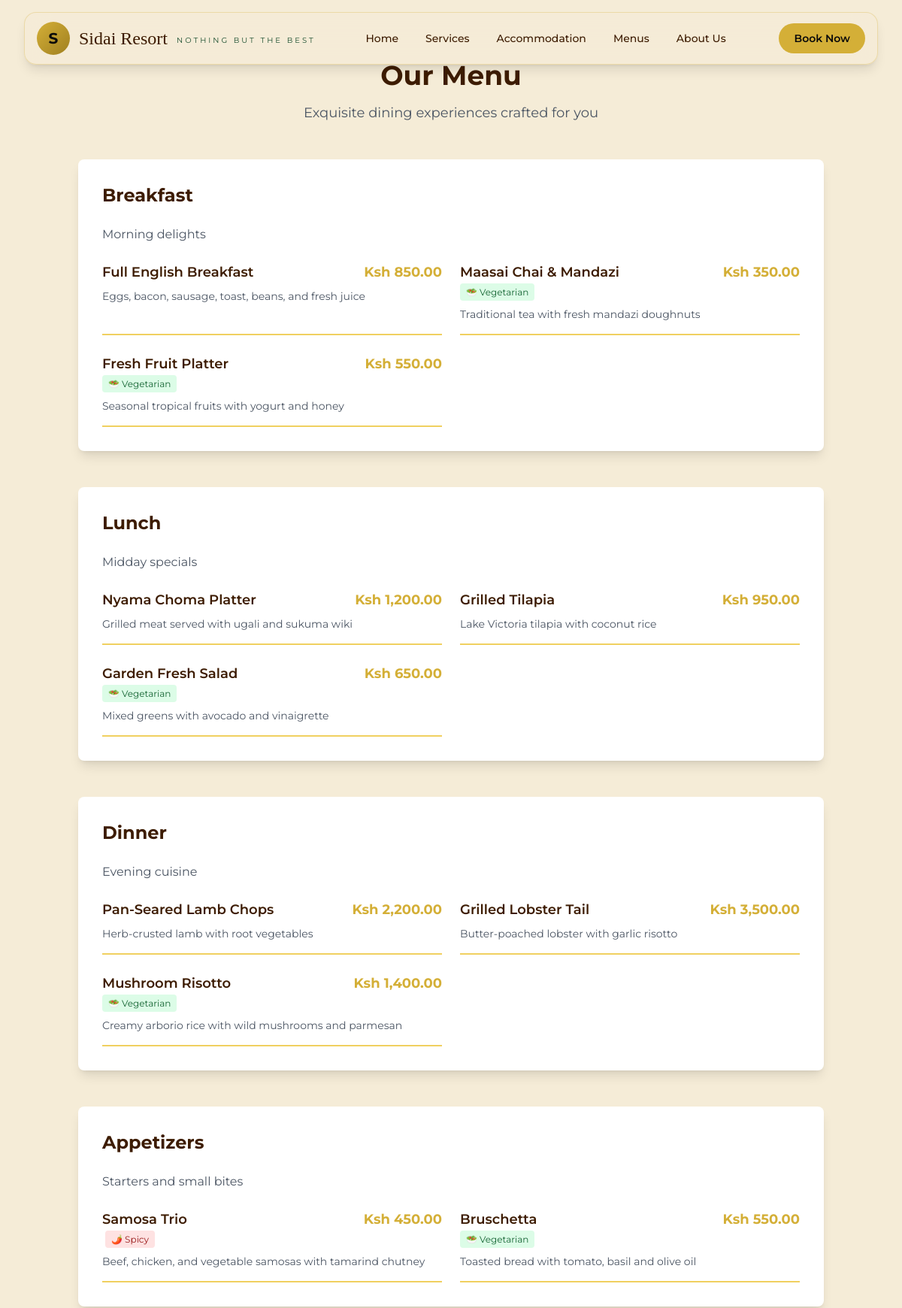
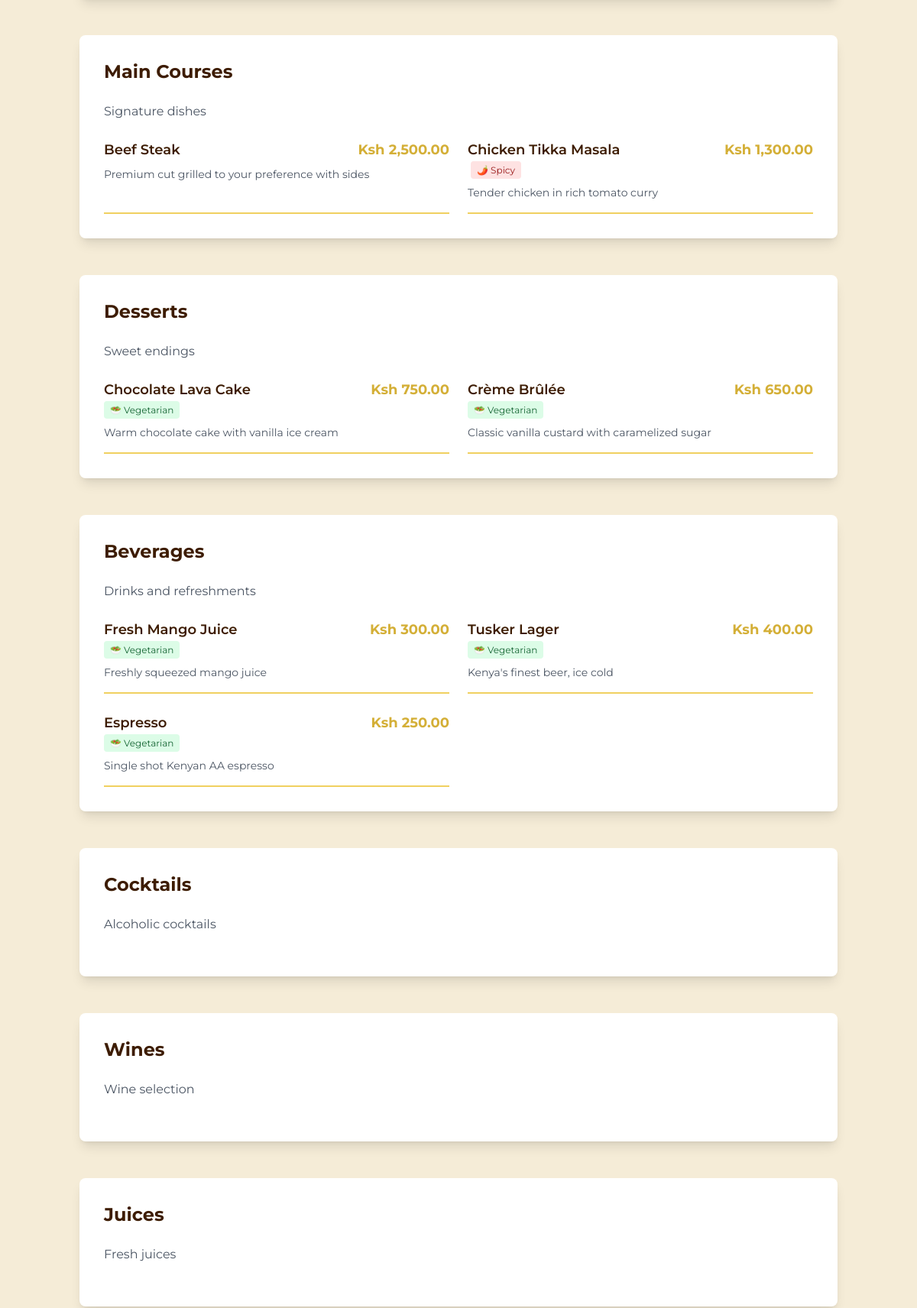
The page /menu (upper part) on the database its author committed (2 pictures, top to bottom).
### tables this page shows
CREATE TABLE IF NOT EXISTS menu_categories (
  id INT UNSIGNED AUTO_INCREMENT PRIMARY KEY,
  name VARCHAR(100) NOT NULL,
  description TEXT,
  sort_order INT DEFAULT 0,
  is_active TINYINT(1) DEFAULT 1,
  KEY idx_sort (sort_order)
);

CREATE TABLE IF NOT EXISTS menu_items (
  id INT UNSIGNED AUTO_INCREMENT PRIMARY KEY,
  category_id INT UNSIGNED NOT NULL,
  name VARCHAR(150) NOT NULL,
  description TEXT,
  price DECIMAL(8,2) NOT NULL,
  image VARCHAR(255),
  is_vegetarian TINYINT(1) DEFAULT 0,
  is_spicy TINYINT(1) DEFAULT 0,
  is_available TINYINT(1) DEFAULT 1,
  allergen_info VARCHAR(255),
  sort_order INT DEFAULT 0,
  created_at TIMESTAMP DEFAULT CURRENT_TIMESTAMP,
  FOREIGN KEY (category_id) REFERENCES menu_categories(id) ON DELETE CASCADE,
  KEY idx_category (category_id),
  KEY idx_available (is_available)
);

### app/includes/autoload.php (called while the page is built, shortened)
<?php declare(strict_types=1);
spl_autoload_register(static function (string $class): void {
    $prefix = 'App\\';
    $relative = substr($class, strlen($prefix));
    $segments = explode('\\', $relative);
    if (isset($segments[0])) {
        $segments[0] = strtolower($segments[0]);
    }
    $path = dirname(__DIR__) . '/' . implode('/', $segments) . '.php';
});

### app/core/Database.php (called while the page is built, shortened)
<?php declare(strict_types=1);
final class Database
{
    private static ?self $instance = null;
    private PDO $pdo;
    private function __construct()
    {
        try {
            $this->pdo = new PDO(
                DB_DSN,
                DB_USER,
                DB_PASSWORD,
                [
                    PDO::ATTR_ERRMODE => PDO::ERRMODE_EXCEPTION,
                    PDO::ATTR_DEFAULT_FETCH_MODE => PDO::FETCH_ASSOC,
                    PDO::ATTR_EMULATE_PREPARES => false,
                ]
            );
            $this->pdo->exec("SET time_zone = '+03:00'");
        } catch (PDOException $exception) {
            log_error('Database connection failed.', $exception);
            throw new RuntimeException('A database connection error occurred.');
        }
    }
    public static function getInstance(): self
    {
        if (self::$instance === null) {
            self::$instance = new self();
        }
        return self::$instance;
    }
    public function query(string $sql, array $params = []): \PDOStatement
    {
        try {
            $statement = $this->pdo->prepare($sql);
            $statement->execute($params);
            return $statement;
        } catch (PDOException $exception) {
            log_error('Database query failed.', $exception);
            throw $exception;
        }
    }
    public function queryAll(string $sql, array $params = []): array
    {
        return $this->query($sql, $params)->fetchAll();
    }
}

### app/models/MenuCategory.php (called while the page is built, shortened)
<?php declare(strict_types=1);
class MenuCategory
{
    private Database $database;
    public function __construct(?Database $database = null)
    {
        $this->database = $database ?? Database::getInstance();
    }
    public function getAll(): array
    {
        return $this->database->queryAll(
            'SELECT * FROM menu_categories WHERE is_active = 1 ORDER BY sort_order ASC'
        );
    }
}

### app/models/MenuItem.php (called while the page is built, shortened)
<?php declare(strict_types=1);
class MenuItem
{
    private Database $database;
    public function __construct(?Database $database = null)
    {
        $this->database = $database ?? Database::getInstance();
    }
    public function getAll(int $limit = 1000): array
    {
        return $this->database->queryAll(
            'SELECT m.*, c.name as category_name FROM menu_items m
             JOIN menu_categories c ON m.category_id = c.id
             WHERE m.is_available = 1 ORDER BY m.sort_order ASC LIMIT :limit',
            [':limit' => $limit]
        );
    }
}

### app/config/constants.php (called while the page is built, shortened)
<?php declare(strict_types=1);
if (!function_exists('format_kes')) {
    function format_kes(float|int|string $amount): string
    {
        return 'Ksh ' . number_format((float)$amount, 2, '.', ',');
    }
}

### public/menu.php (the view, shortened to what this page needs)
<?php declare(strict_types=1);
$categoryModel = new MenuCategory();
$itemModel = new MenuItem();
$categories = $categoryModel->getAll();
$allItems = $itemModel->getAll();
?>
<!DOCTYPE html>
<html lang="en">
<head>
    <?php include APP_PATH . '/includes/head.php'; ?>
</head>
<body>
    <?php include APP_PATH . '/includes/header.php'; ?>
    <main class="min-h-screen bg-cream pt-20 pb-10">
        <div class="container mx-auto px-4">
            <div class="text-center mb-12">
                <h1 class="text-4xl font-playfair font-bold text-forest-green mb-4">Our Menu</h1>
                <p class="text-lg text-gray-600">Exquisite dining experiences crafted for you</p>
            </div>
            <?php if (!empty($categories)): ?>
                <div class="grid grid-cols-1 gap-12">
                    <?php foreach ($categories as $category): ?>
                        <section class="bg-white rounded-lg shadow-lg p-8">
                            <h2 class="text-2xl font-playfair font-bold text-forest-green mb-6">
                                <?php echo htmlspecialchars($category['name']); ?>
                            </h2>
                            <?php if ($category['description']): ?>
                                <p class="text-gray-600 mb-6"><?php echo htmlspecialchars($category['description']); ?></p>
                            <?php endif; ?>
                            <div class="grid grid-cols-1 md:grid-cols-2 gap-6">
                                <?php
                                $categoryItems = array_filter($allItems, fn($item) => $item['category_id'] == $category['id']);
                                foreach ($categoryItems as $item):
                                ?>
                                    <div class="border-b-2 border-gold-light pb-4">
                                        <div class="flex justify-between items-start mb-2">
                                            <div>
                                                <h3 class="text-lg font-semibold text-forest-green">
                                                    <?php echo htmlspecialchars($item['name']); ?>
                                                </h3>
                                                <?php if ($item['is_vegetarian']): ?>
                                                    <span class="text-xs bg-green-100 text-green-800 px-2 py-1 rounded">🥗 Vegetarian</span>
                                                <?php endif; ?>
                                                <?php if ($item['is_spicy']): ?>
                                                    <span class="text-xs bg-red-100 text-red-800 px-2 py-1 rounded ml-1">🌶️ Spicy</span>
                                                <?php endif; ?>
                                            </div>
                                            <span class="text-lg font-bold text-gold"><?php echo format_kes($item['price']); ?></span>
                                        </div>
                                        <?php if ($item['description']): ?>
                                            <p class="text-sm text-gray-600"><?php echo htmlspecialchars($item['description']); ?></p>
                                        <?php endif; ?>
                                    </div>
                                <?php endforeach; ?>
                            </div>
                        </section>
                    <?php endforeach; ?>
                </div>
            <?php else: ?>
                <div class="bg-white rounded-lg shadow-lg p-8 text-center">
                    <p class="text-gray-600">Menu coming soon!</p>
                </div>
            <?php endif; ?>
        </div>
    </main>
    <?php include APP_PATH . '/includes/footer.php'; ?>
</body>
</html>

### public/assets/css/app.css (style rules this page uses)
:root { --gold: #D4AF37; --gold-light: #F0D060; --gold-dark: #A08020; --forest: #1A4D2E; --earth: #8B2500; --cream: #F5ECD7; --cream-dark: #E8D5B5; --brown: #3D1C02; --safari: #1E6FAC; --night: #0A0A0A; }
* { box-sizing: border-box; }
html, body { margin: 0; padding: 0; }
body { background: var(--cream); color: var(--brown); -webkit-text-size-adjust: 100%; -webkit-tap-highlight-color: transparent; overflow-x: hidden; }
main { min-height: 60dvh; }

### app/includes/head.php (style rules this page uses)
:root { color-scheme: light; }
body { margin: 0; background: #F5ECD7; }
.critical-shell { min-height: 100dvh; }

### rows shown on the page
menu_categories: name "Breakfast", description "Morning delights"
menu_items: name "Full English Breakfast", price "Ksh 850.00", description "Eggs, bacon, sausage, toast, beans, and fresh juice"
menu_items: name "Maasai Chai & Mandazi", is_vegetarian "🥗 Vegetarian", price "Ksh 350.00", description "Traditional tea with fresh mandazi doughnuts"
menu_items: name "Fresh Fruit Platter", is_vegetarian "🥗 Vegetarian", price "Ksh 550.00", description "Seasonal tropical fruits with yogurt and honey"
menu_categories: name "Lunch", description "Midday specials"
menu_items: name "Nyama Choma Platter", price "Ksh 1,200.00", description "Grilled meat served with ugali and sukuma wiki"
menu_items: name "Grilled Tilapia", price "Ksh 950.00", description "Lake Victoria tilapia with coconut rice"
menu_items: name "Garden Fresh Salad", is_vegetarian "🥗 Vegetarian", price "Ksh 650.00", description "Mixed greens with avocado and vinaigrette"
menu_categories: name "Dinner", description "Evening cuisine"
menu_items: name "Pan-Seared Lamb Chops", price "Ksh 2,200.00", description "Herb-crusted lamb with root vegetables"
menu_items: name "Grilled Lobster Tail", price "Ksh 3,500.00", description "Butter-poached lobster with garlic risotto"
menu_items: name "Mushroom Risotto", is_vegetarian "🥗 Vegetarian", price "Ksh 1,400.00", description "Creamy arborio rice with wild mushrooms and parmesan"
menu_categories: name "Appetizers", description "Starters and small bites"
menu_items: name "Samosa Trio", is_spicy "🌶️ Spicy", price "Ksh 450.00", description "Beef, chicken, and vegetable samosas with tamarind chutney"
menu_items: name "Bruschetta", is_vegetarian "🥗 Vegetarian", price "Ksh 550.00", description "Toasted bread with tomato, basil and olive oil"
menu_categories: name "Main Courses", description "Signature dishes"
menu_items: name "Beef Steak", price "Ksh 2,500.00", description "Premium cut grilled to your preference with sides"
menu_items: name "Chicken Tikka Masala", is_spicy "🌶️ Spicy", price "Ksh 1,300.00", description "Tender chicken in rich tomato curry"
menu_categories: name "Desserts", description "Sweet endings"
menu_items: name "Chocolate Lava Cake", is_vegetarian "🥗 Vegetarian", price "Ksh 750.00", description "Warm chocolate cake with vanilla ice cream"
menu_items: name "Crème Brûlée", is_vegetarian "🥗 Vegetarian", price "Ksh 650.00", description "Classic vanilla custard with caramelized sugar"
menu_categories: name "Beverages", description "Drinks and refreshments"
menu_items: name "Fresh Mango Juice", is_vegetarian "🥗 Vegetarian", price "Ksh 300.00", description "Freshly squeezed mango juice"
menu_items: name "Tusker Lager", is_vegetarian "🥗 Vegetarian", price "Ksh 400.00", description "Kenya's finest beer, ice cold"
menu_items: name "Espresso", is_vegetarian "🥗 Vegetarian", price "Ksh 250.00", description "Single shot Kenyan AA espresso"
menu_categories: name "Cocktails", description "Alcoholic cocktails"
menu_categories: name "Wines", description "Wine selection"
menu_categories: name "Juices", description "Fresh juices"

### other values the page prints
safe_html($item['label']) "Home"
safe_html($item['label']) "Services"
safe_html($item['label']) "Accommodation"
safe_html($item['label']) "Menus"
safe_html($item['label']) "About Us"
